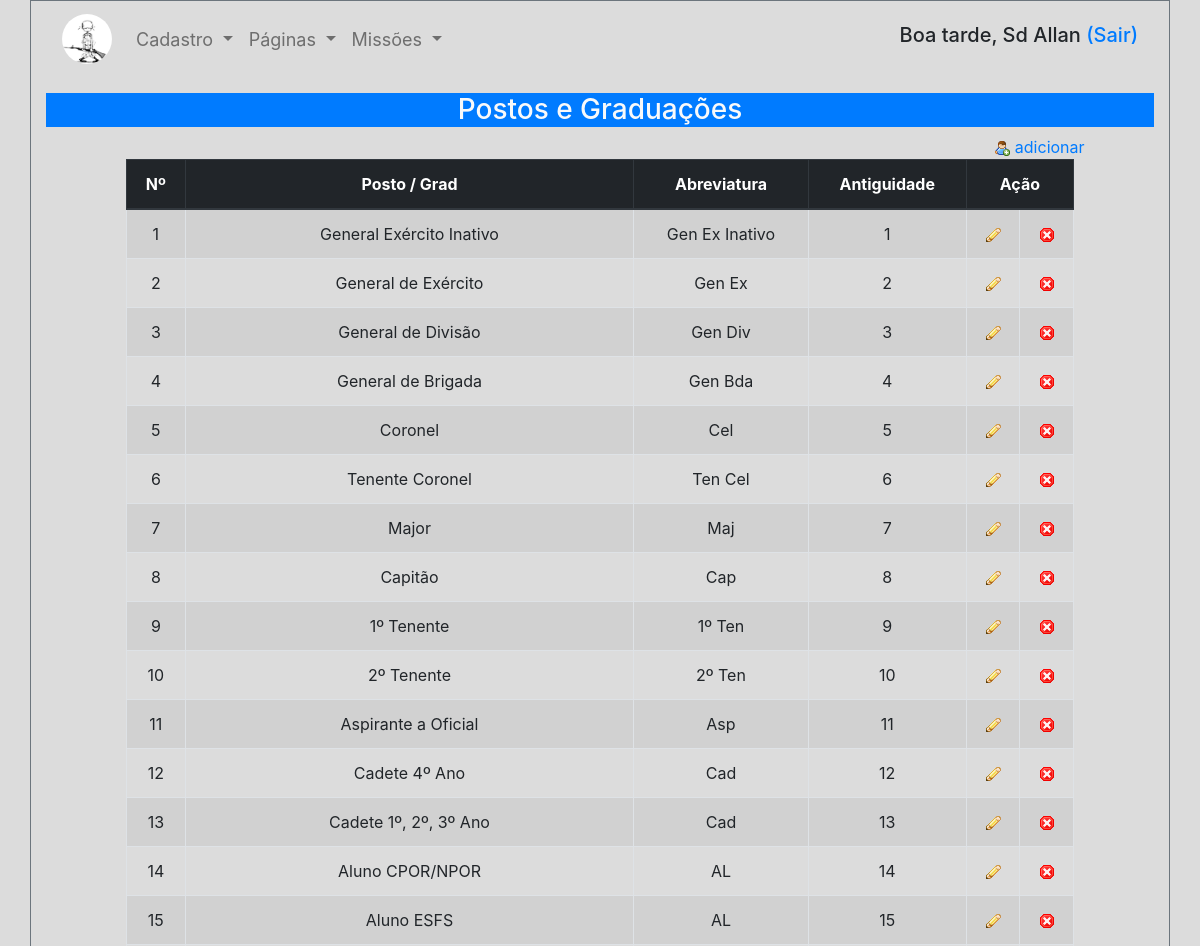
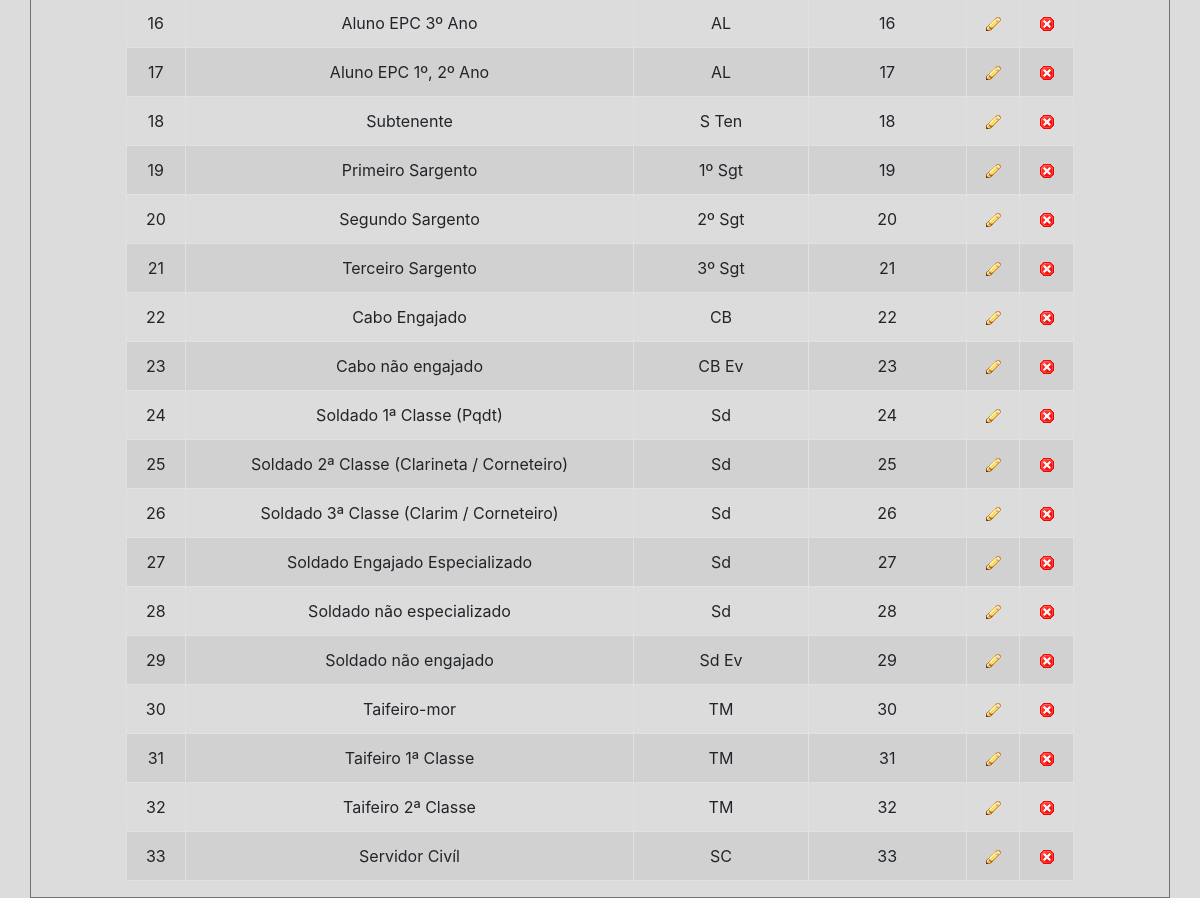
/php/list_cargo.php (signed in), run on the app's committed database (2 pictures, top to bottom).
### tables this page shows
CREATE TABLE IF NOT EXISTS `cw_cargo` (
  `id_cargo` int(11) NOT NULL AUTO_INCREMENT,
  `nome_cargo` varchar(50) NOT NULL,
  `abr_cargo` varchar(20) NOT NULL,
  `ant_cargo` int(11) NOT NULL,
  PRIMARY KEY (`id_cargo`)
);

### conexao/database.php (called while the page is built, shortened)
<?php
function DBRead($table, $params = null, $fields = '*') {
    $table = DB_PREFIX . '_' . $table;
    $params = ($params) ? " {$params}" : null;
    $query = "SELECT {$fields} FROM {$table}{$params}";
    $result = DBExecute($query);
    if (!mysqli_num_rows($result)) {
        return false;
    } else {
        while ($res = mysqli_fetch_assoc($result)) {
            $data[] = $res;
        }
        return $data;
    }
}
function DBExecute($query, $insertId = false) {
    $link = DBConnect();
    $result = @mysqli_query($link, $query) or die(mysqli_error());
    return $result;
}

### php/list_cargo.php (the view, shortened to what this page needs)
<?php
include 'head.php';
require '..\conexao\database.php';
$cargo  = DBRead('cargo', 'ORDER BY ant_cargo');
?>
    <?php include 'header.php' ?>
    <h3 class="h3 text-center bg-primary text-light">Postos e Graduações</h3>
    <div class="row">
        <div class="col-10"></div>
        <div class="col-2"><a href="insert_cargo.php"><img src="../_assets/_img/user_add.png" /> adicionar</a></div>
    </div>
    <div class="row">
        <div class="col-1"></div>
        <table style="text-align: center;" class="table table-striped table-bordered col-10">
            <thead class="thead-dark">
                <tr>
                    <th scope="col">Nº</th>
                    <th scope="col">Posto / Grad</th>
                    <th scope="col">Abreviatura</th>
                    <th scope="col">Antiguidade</th>
                    <th scope="col" colspan="2">Ação</th>
                </tr>
            </thead>
            <tbody>
                <?php if($cargo == false){ ?>
                <tr>
                    <td colspan="5">Não existem postos e graduações cadastrados!</td>
                </tr>
                <?php }else{ $q = 1; foreach ($cargo as $a) { ?>
                <tr>
                    <td><?php echo $q++; ?></td>
                    <td><?php echo $a['nome_cargo'] ?></td>
                    <td><?php echo $a['abr_cargo'] ?></td>
                    <td><?php echo $a['ant_cargo'] ?></td>
                    <td title="Alterar"><a href="alt_cargo.php?c=<?php echo $a['id_cargo']?>" onclick="return confirm('Deseja alterar informações do Posto / Grad?')"><img src="../_assets/_img/pencil.png" /></a></td>
                    <td title="Excluir"><a href="del_cargo.php?c=<?php echo $a['id_cargo']?>" onclick="return confirm('Deseja excluir Posto / Grad?')"><img src="../_assets/_img/cancel.png" /></a></td>
                </tr>
                <?php }} ?>
            </tbody>
        </table>
        <div class="col-1"></div>
    </div>
</div>
<?php
include 'rodape.php';

### php/head.php (shortened to what this page needs)
<!DOCTYPE html>
<html lang="pt-BR">
<head>
    <link href="../_assets/css/bootstrap-grid.css" rel="stylesheet" type="text/css" />
    <link href="../_assets/css/bootstrap-grid.min.css" rel="stylesheet" type="text/css" />
    <link href="../_assets/css/bootstrap-reboot.css" rel="stylesheet" type="text/css" />
    <link href="../_assets/css/bootstrap-reboot.min.css" rel="stylesheet" type="text/css" />
    <link href="../_assets/css/bootstrap.css" rel="stylesheet" type="text/css" />
    <link href="../_assets/css/bootstrap.min.css" rel="stylesheet" type="text/css" />
    <link href="../_assets/css/estilo.css" rel="stylesheet" type="text/css" />
</head>
<body style="background-color: #DCDCDC">
<div class="container border border-secondary">

### php/header.php (shortened to what this page needs)
<header>
    <nav class="navbar navbar-expand-lg navbar-light sticky-top mb-3" style="font-size: 18px;">
        <a class="navbar-brand" href="home.php">
            <img src="../_assets/_img/flav.icon.png" class="rounded-circle" width="50" height="50" alt="">
        </a>
        <div class="collapse navbar-collapse" id="navbarNav">
            <ul class="navbar-nav">
                <li class="nav-item dropdown">
                    <a class="nav-link dropdown-toggle" href="#" id="navbarDropdown" role="button" data-toggle="dropdown" aria-haspopup="true" aria-expanded="false">
                        Cadastro
                    </a>
                </li>
            </ul>
            <ul class="navbar-nav">
                <li class="nav-item dropdown">
                    <a class="nav-link dropdown-toggle" href="#" id="navbarDropdown" role="button" data-toggle="dropdown" aria-haspopup="true" aria-expanded="false">
                        Páginas
                    </a>
                </li>
            </ul>
            <ul class="navbar-nav">
                <li class="nav-item dropdown">
                    <a class="nav-link dropdown-toggle" href="#" id="navbarDropdown" role="button" data-toggle="dropdown" aria-haspopup="true" aria-expanded="false">
                        Missões
                    </a>
                </li>
            </ul>
        </div>
        <div>
            <h5><?php
                if ($_SESSION['guerra'] != null && $_SESSION['posto'] != null) {
                    $no = $_SESSION['guerra'];
                    $p  = $_SESSION['posto'];
                    $date = date('H');
                    if (($date >= 0) AND ( $date < 6)) {
                        echo "Boa noite, " . $p . " " . $no . " <a href='sair.php'>(Sair)</a>";
                    } else {
                        if (($date >= 6) AND ( $date < 12)) {
                            echo "Bom dia, " . $p . " " . $no . " <a href='sair.php'>(Sair)</a>";
                        } else {
                            if (($date >= 12) AND ( $date < 18)) {
                                echo "Boa tarde, " . $p . " " . $no . " <a href='sair.php'>(Sair)</a>";
                            } else {
                                if (($date >= 18) AND ( $date < 24)) {
                                    echo "Boa noite, " . $p . " " . $no . " <a href='sair.php'>(Sair)</a>";
                                }
                            }
                        }
                    }
                }
                ?>
            </h5>
        </div>
    </nav>
</header>

### data on the page
cw_cargo: nome_cargo "General Exército Inativo", abr_cargo "Gen Ex Inativo", ant_cargo "1"
cw_cargo: nome_cargo "General de Exército", abr_cargo "Gen Ex", ant_cargo "2"
cw_cargo: nome_cargo "General de Divisão", abr_cargo "Gen Div", ant_cargo "3"
cw_cargo: nome_cargo "General de Brigada", abr_cargo "Gen Bda", ant_cargo "4"
cw_cargo: nome_cargo "Coronel", abr_cargo "Cel", ant_cargo "5"
cw_cargo: nome_cargo "Tenente Coronel", abr_cargo "Ten Cel", ant_cargo "6"
cw_cargo: nome_cargo "Major", abr_cargo "Maj", ant_cargo "7"
cw_cargo: nome_cargo "Capitão", abr_cargo "Cap", ant_cargo "8"
cw_cargo: nome_cargo "1º Tenente", abr_cargo "1º Ten", ant_cargo "9"
cw_cargo: nome_cargo "2º Tenente", abr_cargo "2º Ten", ant_cargo "10"
cw_cargo: nome_cargo "Aspirante a Oficial", abr_cargo "Asp", ant_cargo "11"
cw_cargo: nome_cargo "Cadete 4º Ano", abr_cargo "Cad", ant_cargo "12"
cw_cargo: nome_cargo "Cadete 1º, 2º, 3º Ano", abr_cargo "Cad", ant_cargo "13"
cw_cargo: nome_cargo "Aluno CPOR/NPOR", abr_cargo "AL", ant_cargo "14"
cw_cargo: nome_cargo "Aluno ESFS", abr_cargo "AL", ant_cargo "15"
cw_cargo: nome_cargo "Aluno EPC 3º Ano", abr_cargo "AL", ant_cargo "16"
cw_cargo: nome_cargo "Aluno EPC 1º, 2º Ano", abr_cargo "AL", ant_cargo "17"
cw_cargo: nome_cargo "Subtenente", abr_cargo "S Ten", ant_cargo "18"
cw_cargo: nome_cargo "Primeiro Sargento", abr_cargo "1º Sgt", ant_cargo "19"
cw_cargo: nome_cargo "Segundo Sargento", abr_cargo "2º Sgt", ant_cargo "20"
cw_cargo: nome_cargo "Terceiro Sargento", abr_cargo "3º Sgt", ant_cargo "21"
cw_cargo: nome_cargo "Cabo Engajado", abr_cargo "CB", ant_cargo "22"
cw_cargo: nome_cargo "Cabo não engajado", abr_cargo "CB Ev", ant_cargo "23"
cw_cargo: nome_cargo "Soldado 1ª Classe (Pqdt)", abr_cargo "Sd", ant_cargo "24"
cw_cargo: nome_cargo "Soldado 2ª Classe (Clarineta / Corneteiro)", abr_cargo "Sd", ant_cargo "25"
cw_cargo: nome_cargo "Soldado 3ª Classe (Clarim / Corneteiro)", abr_cargo "Sd", ant_cargo "26"
cw_cargo: nome_cargo "Soldado Engajado Especializado", abr_cargo "Sd", ant_cargo "27"
cw_cargo: nome_cargo "Soldado não especializado", abr_cargo "Sd", ant_cargo "28"
cw_cargo: nome_cargo "Soldado não engajado", abr_cargo "Sd Ev", ant_cargo "29"
cw_cargo: nome_cargo "Taifeiro-mor", abr_cargo "TM", ant_cargo "30"
cw_cargo: nome_cargo "Taifeiro 1ª Classe", abr_cargo "TM", ant_cargo "31"
cw_cargo: nome_cargo "Taifeiro 2ª Classe", abr_cargo "TM", ant_cargo "32"
cw_cargo: nome_cargo "Servidor Civíl", abr_cargo "SC", ant_cargo "33"

### other printed values
$p "Sd"
$no "Allan"
